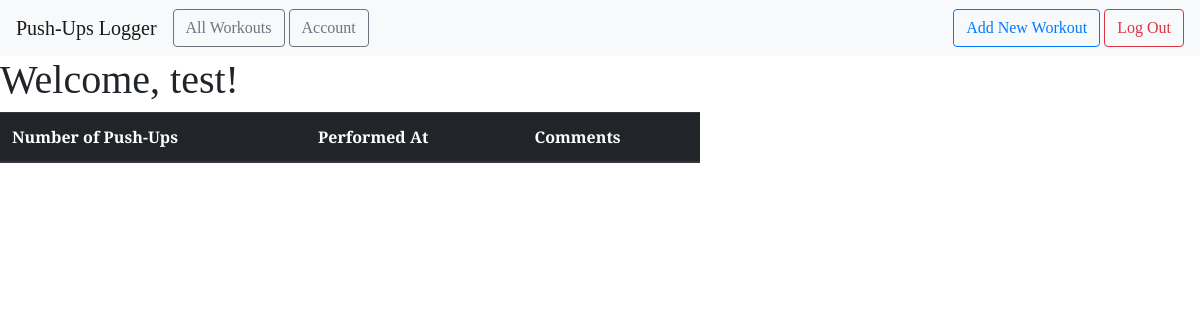
Page /all (signed in) on the earlier database version.
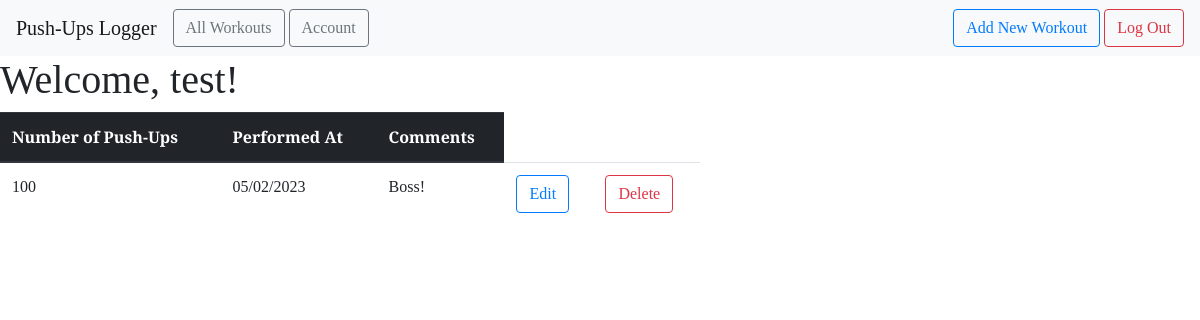
Same page on the later database version.
### PUSHUPS_LOGGER/model/user.py (models this page shows, shortened)
class User(sql_db.Model, UserMixin):
    user_id = sql_db.Column(sql_db.Integer, primary_key=True)
    email = sql_db.Column(sql_db.String(100), unique=True)
    name = sql_db.Column(sql_db.String(100))
    password = sql_db.Column(sql_db.String(100))
    workouts = sql_db.relationship('Workout', backref='author', lazy=True)

### PUSHUPS_LOGGER/model/workout.py (models this page shows, shortened)
class Workout(sql_db.Model):
    workout_id = sql_db.Column(sql_db.Integer, primary_key=True)
    pushups_count = sql_db.Column(sql_db.Integer, nullable=False)
    comments = sql_db.Column(sql_db.Text, nullable=False)
    created_date = sql_db.Column(sql_db.Date, default=datetime.now, nullable=False)
    user_id = sql_db.Column(sql_db.Integer, sql_db.ForeignKey('user.user_id'), nullable=False)

### PUSHUPS_LOGGER/workout.py (the view)
@workout.route("/all")
@login_required
def all_workouts():
    user = User.query.get_or_404(current_user.user_id)
    print(user.workouts)
    return render_template("all_workouts.html", workouts=user.workouts)

### PUSHUPS_LOGGER/__init__.py (called while the page is built)
def create_app():
    app = Flask(__name__)
    app.config['SECRET_KEY'] = 'secret-key-goes-here'
    app.config['SQLALCHEMY_DATABASE_URI'] = 'sqlite:///sql_db.sqlite'
    sql_db.init_app(app)
    login_manager = LoginManager()
    login_manager.login_view = 'auth.signin'
    login_manager.init_app(app)
    from .model import User
    @login_manager.user_loader
    def load_user(user_id):
        return User.query.get(int(user_id))
    from .main import main as main_blueprint
    app.register_blueprint(main_blueprint)
    from .auth import auth as auth_blueprint
    app.register_blueprint(auth_blueprint)
    from .workout import workout as workout_blueprint
    app.register_blueprint(workout_blueprint)
    return app

### PUSHUPS_LOGGER/templates/all_workouts.html
{% extends "base.html" %} {% block head %} {{ super() }}
<link rel="stylesheet" href="{{ url_for('static', filename= 'extended_beauty.css') }}" />
{% endblock %} {% block content %}
<h1>
    Welcome, {{ current_user.name }}!
</h1>
<div>
    <table class="table table-hover" style="width: 700px;">
        <thead class="thead-dark">
            <tr>
                <th scope="col">Number of Push-Ups</th>
                <th scope="col">Performed At</th>
                <th scope="col">Comments</th>
            </tr>
        </thead>
        <tbody>
            {% for workout in workouts %}
            <tr>
                <td>{{ workout.pushups_count }}</td>
                <td>{{ workout.created_date.strftime('%m/%d/%Y') }}</td>
                <td>{{ workout.comments }}</td>
                <td>
                    <a href="{{ url_for('workout.update_workout', workout_id=workout.workout_id) }}"
                        class="btn btn-outline-primary" role="button">
                        Edit
                    </a>
                </td>
                <td>
                    <a href="{{ url_for('workout.delete_workout', workout_id=workout.workout_id) }}"
                        class="btn btn-outline-danger" role="button">
                        Delete
                    </a>
                </td>
            </tr>
            {% endfor %}
        </tbody>
    </table>
</div>
{% endblock %}

### PUSHUPS_LOGGER/templates/base.html (shortened to what this page needs)
<!DOCTYPE html>
<html lang="en">
<head>
  {% block head %}
  <link rel="stylesheet" href="{{ url_for('static', filename= 'css/beauty.css') }}" />
  <link rel="stylesheet" href="https://maxcdn.bootstrapcdn.com/bootstrap/4.0.0/css/bootstrap.min.css"
 />
  {% endblock %}
</head>
<body>
  <nav class="navbar navbar-expand-lg navbar-light bg-light">
    <a class="navbar-brand" href="{{ url_for('main.index') }}">Push-Ups Logger</a>
    <div class="collapse navbar-collapse" id="navbarSupportedContent">
      <ul class="navbar-nav mr-auto">
        <li class="nav-item active">
          <a href="{{ url_for('workout.all_workouts') }}" class="btn btn-outline-secondary" role="button">All
            Workouts</a>
        </li>
        <li class="nav-item">
          <a href="{{ url_for('main.profile') }}" class="btn btn-outline-secondary" role="button"
            style="margin-left: 4px">Account</a>
        </li>
      </ul>
      <form class="form-inline my-2 my-lg-0">
        {% if current_user.is_authenticated %}
        <a href="{{ url_for('workout.new_workout') }}" class="btn btn-outline-primary" role="button">Add New Workout</a>
        {% endif %}
        {% if current_user.is_authenticated %}
        <a href="{{ url_for('auth.signout') }}" class="btn btn-outline-danger" role="button"
          style="margin-left: 4px;">Log Out</a>
        {% endif %}
      </form>
    </div>
  </nav>
  {% block content %} {% endblock %}
</body>
</html>

### PUSHUPS_LOGGER/static/css/beauty.css (style rules this page uses)
* { font-family: "Arvo", serif; }

### PUSHUPS_LOGGER/static/css/extended_beauty.css (style rules this page uses)
h1, h2, h4, p { font-family: "Arvo", serif; }

Differences in the rows shown:
added Workout: pushups_count "100", created_date "05/02/2023", comments "Boss!"
